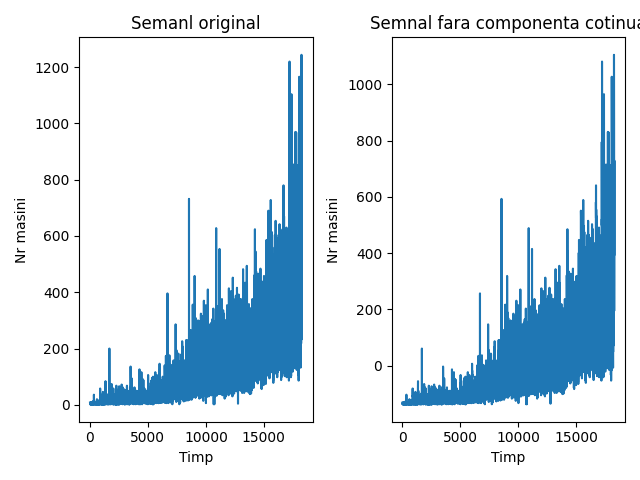

Python code for this plot:
import matplotlib.pyplot as plt
import numpy as np


def main():
    x = np.genfromtxt("./archive/Train.csv", delimiter=",")
    x = x[1:, -1]
    N = len(x)
    t = np.arange(N)

    dc_offset = np.mean(x)
    print(f"DC offest = {dc_offset}")
    
    x_no_offset = x - dc_offset
    
    fig, axs = plt.subplots(1, 2)

    axs[0].plot(t, x)
    axs[0].set_title("Semanl original")
    axs[0].set_xlabel("Timp")
    axs[0].set_ylabel("Nr masini")

    axs[1].plot(t, x_no_offset)
    axs[1].set_title("Semnal fara componenta cotinua")
    axs[1].set_xlabel("Timp")
    axs[1].set_ylabel("Nr masini")

    plt.tight_layout()
    plt.savefig("ex5.pdf", format="pdf")
    plt.savefig("ex5.png", format="png")
    plt.show()


if __name__ == "__main__":
    main()
